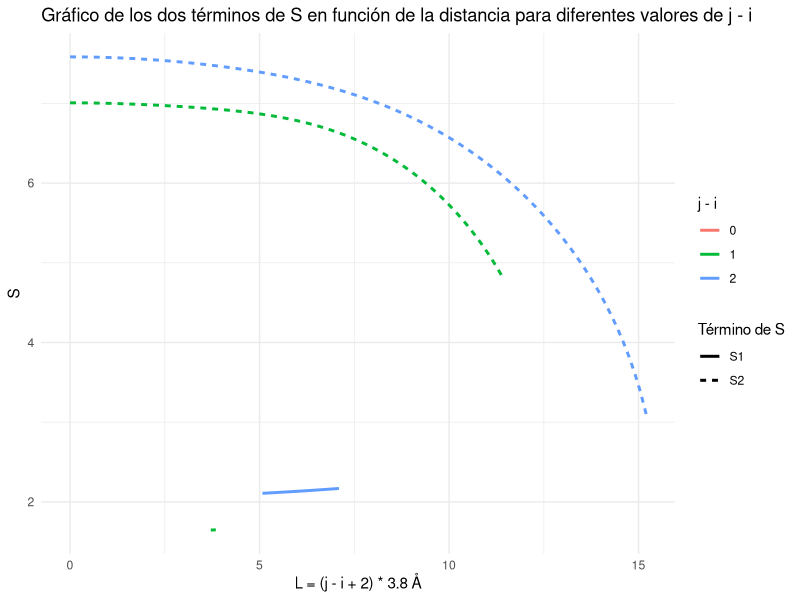

Source code (R):
# Cargar librerías
library(ggplot2)
library(dplyr)

# Parámetros
lp <- 3.04  # Longitud de persistencia en Amstrongs
pi <- 3.141592653589793

# Define la función para el primer cálculo de S
calc_S1 <- function(r, delta_ji) {
  1.5 * log(delta_ji + 2) + 1.5 * (r^2 - 3.8^2) / ((delta_ji + 2) * 2 * 20 * 3.8)
}

# Define la función para el segundo cálculo de S y w
calc_S2 <- function(d, delta_ji) {
  lc <- (delta_ji+2) * 3.8
  w <- (5.0 * lp / (4.0 * lc)) - (2.0 * d^2 / lc^2) +
    (33.0 * d^4 / (80.0 * lp * lc^3)) + 
    (79.0 * lp^2 / (160.0 * lc^2)) + 
    (329.0 * d^2 * lp / (120.0 * lc^3)) - 
    (6799.0 * d^4 / (1600.0 * lc^4)) + 
    (3441.0 * d^6 / (2800.0 * lp * lc^5)) - 
    (1089.0 * d^8 / (12800.0 * lp^2 * lc^6))
  S <- 1.5 * log(4 * pi * lp * lc / 3) - 3 * d^2 / (4 * lp * lc) + log(1 - w)
  return(S)
}

# Leer los datos de rCalpha.txt
rCalpha_data <- read.table("rCalpha.txt", header = FALSE, col.names = c("i", "j", "r"))

# Filtrar y procesar los datos para los valores de j - i = 0, 1, 2
data <- bind_rows(lapply(0:2, function(delta_ji) {
  # Filtrar datos donde j - i = delta_ji
  filtered_data <- rCalpha_data %>% filter((j - i) == delta_ji)
  r_values <- filtered_data$r
  
  # Calcular S1 para los valores de r de rCalpha.txt
  S1_values <- sapply(r_values, calc_S1, delta_ji = delta_ji)
  
  # Calcular S2 para valores de d generados
  d_values <- seq(0, (delta_ji + 2) * 3.8, length.out = 100)
  S2_values <- sapply(d_values, calc_S2, delta_ji = delta_ji)
  
  # Combinar los datos en un solo data frame
  data.frame(
    r = c(r_values, d_values),
    S = c(S1_values, S2_values),
    delta_ji = factor(delta_ji),
    type = rep(c("S1", "S2"), c(length(S1_values), length(S2_values)))
  )
}))

# Graficar usando ggplot
ggplot(data, aes(x = r, y = S, color = delta_ji, linetype = type)) +
  geom_line(size = 1) +
  labs(x = "L = (j - i + 2) * 3.8 Å", y = "S",
       color = "j - i", linetype = "Término de S") +
  theme_minimal() +
  ggtitle("Gráfico de los dos términos de S en función de la distancia para diferentes valores de j - i")


